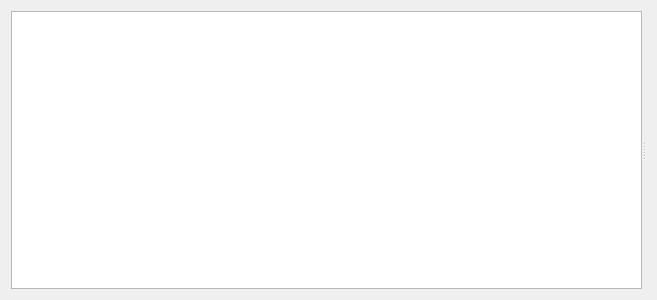
<?xml version="1.0" encoding="UTF-8"?>
<ui version="4.0">
 <class>Form</class>
 <widget class="QWidget" name="Form">
  <property name="geometry">
   <rect>
    <x>0</x>
    <y>0</y>
    <width>657</width>
    <height>300</height>
   </rect>
  </property>
  <property name="windowTitle">
   <string>Form</string>
  </property>
  <layout class="QVBoxLayout" name="verticalLayout">
   <item>
    <widget class="QSplitter" name="splitter">
     <property name="orientation">
      <enum>Qt::Horizontal</enum>
     </property>
     <widget class="QTreeView" name="treeView"/>
     <widget class="QWidget" name="verticalLayoutWidget">
      <layout class="QVBoxLayout" name="figureVerticalLayout"/>
     </widget>
    </widget>
   </item>
  </layout>
 </widget>
 <resources/>
 <connections/>
</ui>
